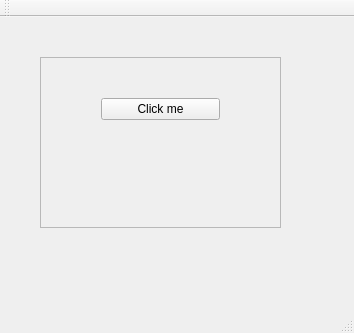
<?xml version="1.0" encoding="UTF-8"?>
<ui version="4.0">
 <class>MainWindow</class>
 <widget class="QMainWindow" name="MainWindow">
  <property name="geometry">
   <rect>
    <x>0</x>
    <y>0</y>
    <width>354</width>
    <height>333</height>
   </rect>
  </property>
  <property name="windowTitle">
   <string>MainWindow</string>
  </property>
  <widget class="QWidget" name="centralWidget">
   <widget class="QFrame" name="frame">
    <property name="geometry">
     <rect>
      <x>40</x>
      <y>40</y>
      <width>241</width>
      <height>171</height>
     </rect>
    </property>
    <property name="frameShape">
     <enum>QFrame::StyledPanel</enum>
    </property>
    <property name="frameShadow">
     <enum>QFrame::Raised</enum>
    </property>
    <widget class="QWidget" name="">
     <property name="geometry">
      <rect>
       <x>50</x>
       <y>30</y>
       <width>141</width>
       <height>111</height>
      </rect>
     </property>
     <layout class="QVBoxLayout" name="verticalLayout">
      <item>
       <widget class="QPushButton" name="button">
        <property name="text">
         <string>Click me</string>
        </property>
       </widget>
      </item>
      <item>
       <widget class="QLabel" name="label">
        <property name="text">
         <string/>
        </property>
       </widget>
      </item>
     </layout>
    </widget>
   </widget>
  </widget>
  <widget class="QMenuBar" name="menuBar">
   <property name="geometry">
    <rect>
     <x>0</x>
     <y>0</y>
     <width>354</width>
     <height>22</height>
    </rect>
   </property>
  </widget>
  <widget class="QToolBar" name="mainToolBar">
   <attribute name="toolBarArea">
    <enum>TopToolBarArea</enum>
   </attribute>
   <attribute name="toolBarBreak">
    <bool>false</bool>
   </attribute>
  </widget>
  <widget class="QStatusBar" name="statusBar"/>
 </widget>
 <layoutdefault spacing="6" margin="11"/>
 <resources/>
 <connections/>
</ui>
